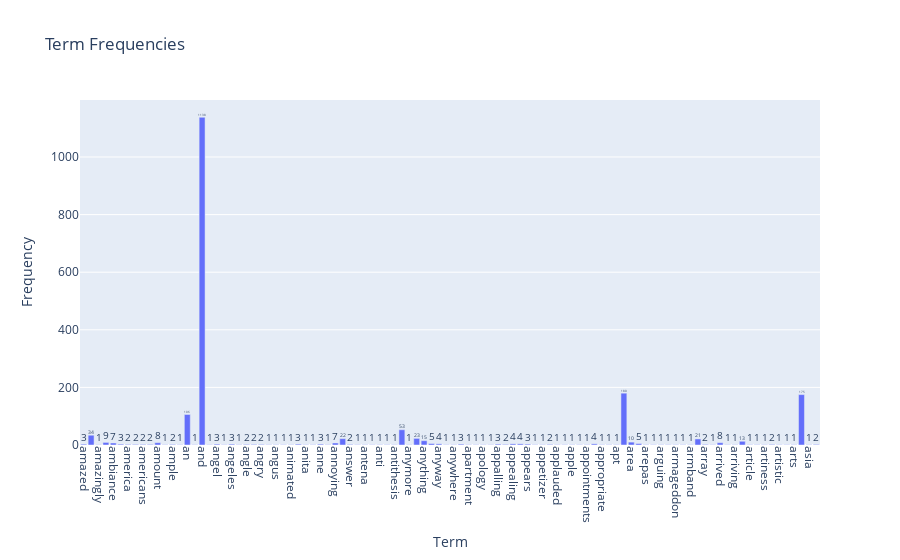

Notebook cell for this chart:
### Markdown cell above
### >>> **Exercise 14 (take home):** 
The chart above only contains 300 vocabulary in the documents, and it's already computationally intensive to both compute and visualize. Can you efficiently reduce the number of terms you want to visualize as an exercise.

### Code cell
# Answer here
# Answer here
import plotly.express as px

# 將詞彙頻率和詞彙名稱創建為一個DataFrame
term_frequencies_df = pd.DataFrame({'Term': count_vect.get_feature_names_out()[200:300],
                                    'Frequency': term_frequencies[200:300]})

# 使用Plotly創建互動式條形圖
fig = px.bar(term_frequencies_df, x='Term', y='Frequency', text='Frequency',
             title='Term Frequencies', labels={'Term': 'Term', 'Frequency': 'Frequency'})

# 設定標籤角度以便更好地顯示
fig.update_xaxes(tickangle=90)

# 顯示互動式條形圖
fig.show()

### Figure 1 — Plotly figure (JSON) as saved in the notebook; plotly's stock layout.template omitted (floating-point values rounded to 4 significant figures)
{"data": [{"alignmentgroup": "True", "hovertemplate": "Term=%{x}<br>Frequency=%{text}<extra></extra>", "legendgroup": "", "marker": {"color": "#636efa", "pattern": {"shape": ""}}, "name": "", "offsetgroup": "", "orientation": "v", "showlegend": false, "text": [3, 34, 1, 9, 7, 3, 2, 2, 2, 2, 8, 1, 2, 1, 106, 1, 1138, 1, 3, 1, 3, 1, 2, 2, 2, 1, 1, 1, 1, 3, 1, 1, 3, 1, 7, 22, 2, 1, 1, 1, 1, 1, 1, 53, 1, 23, 15, 5, 4, 1, 1, 3, 1, 1, 1, 1, 3, 2, 4, 4, 3, 1, 1, 2, 1, 1, 1, 1, 1, 4, 1, 1, 1, 180, 10, 5, 1, 1, 1, 1, 1, 1, 1, 21, 2, 1, 8, 1, 1, 13, 1, 1, 1, 2, 1, 1, 1, 175, 1, 2], "textposition": "auto", "type": "bar", "x": ["amazed", "amazing", "amazingly", "amazon", "ambiance", "ambience", "america", "american", "americans", "among", "amount", "amp", "ample", "amusing", "an", "anatomist", "and", "andddd", "angel", "angela", "angeles", "angelina", "angle", "angles", "angry", "anguish", "angus", "animals", "animated", "animation", "anita", "ann", "anne", "anniversary", "annoying", "another", "answer", "ant", "antena", "anthony", "anti", "anticipated", "antithesis", "any", "anymore", "anyone", "anything", "anytime", "anyway", "anyways", "anywhere", "apart", "apartment", "apologize", "apology", "app", "appalling", "apparently", "appealing", "appearance", "appears", "appetite", "appetizer", "appetizers", "applauded", "applause", "apple", "applifies", "appointments", "appreciate", "appropriate", "approval", "apt", "are", "area", "aren", "arepas", "argued", "arguing", "aria", "armageddon", "armand", "armband", "around", "array", "arrival", "arrived", "arrives", "arriving", "art", "article", "articulated", "artiness", "artist", "artistic", "artless", "arts", "as", "asia", "aside"], "xaxis": "x", "y": [3, 34, 1, 9, 7, 3, 2, 2, 2, 2, 8, 1, 2, 1, 106, 1, 1138, 1, 3, 1, 3, 1, 2, 2, 2, 1, 1, 1, 1, 3, 1, 1, 3, 1, 7, 22, 2, 1, 1, 1, 1, 1, 1, 53, 1, 23, 15, 5, 4, 1, 1, 3, 1, 1, 1, 1, 3, 2, 4, 4, 3, 1, 1, 2, 1, 1, 1, 1, 1, 4, 1, 1, 1, 180, 10, 5, 1, 1, 1, 1, 1, 1, 1, 21, 2, 1, 8, 1, 1, 13, 1, 1, 1, 2, 1, 1, 1, 175, 1, 2], "yaxis": "y"}], "layout": {"barmode": "relative", "legend": {"tracegroupgap": 0}, "title": {"text": "Term Frequencies"}, "xaxis": {"anchor": "y", "domain": [0, 1], "tickangle": 90, "title": {"text": "Term"}}, "yaxis": {"anchor": "x", "domain": [0, 1], "title": {"text": "Frequency"}}}}
